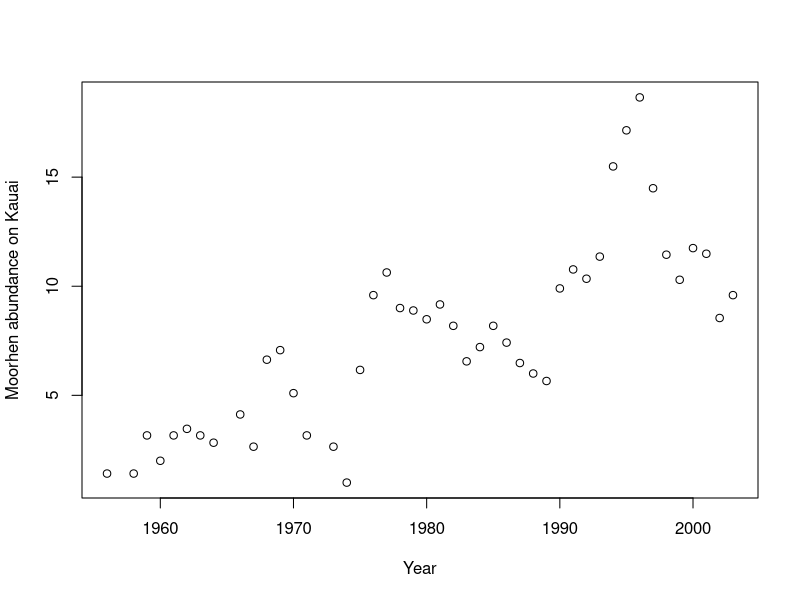
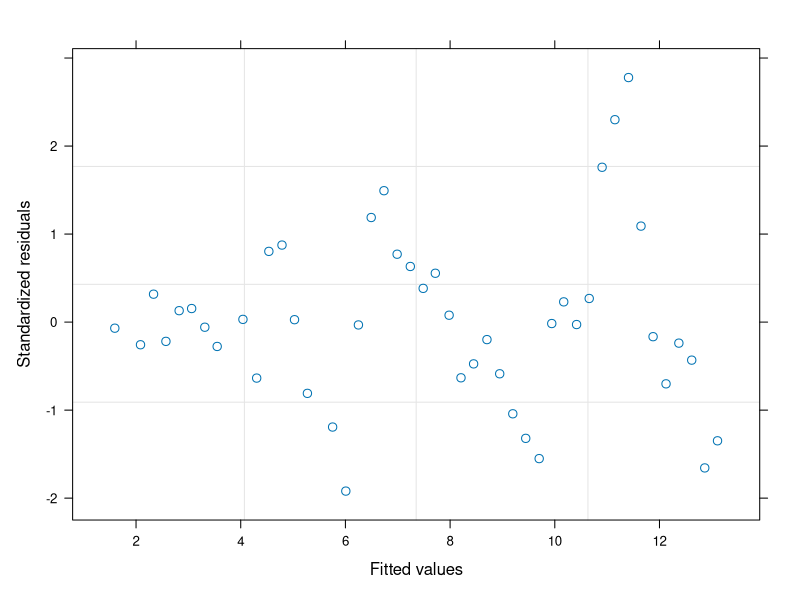
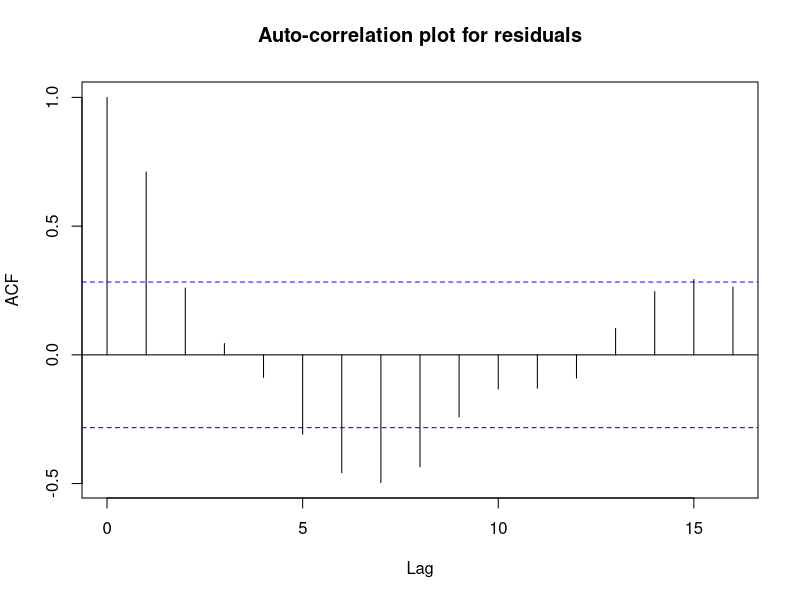
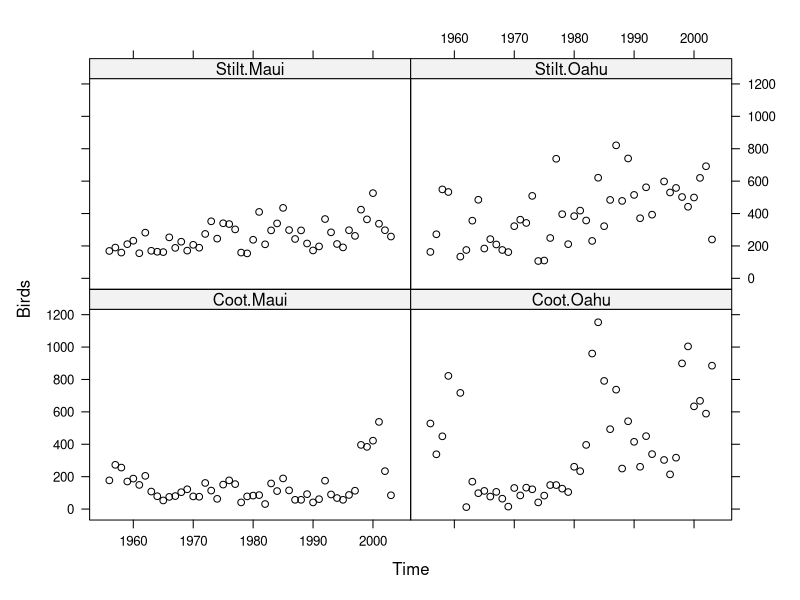

Write the R code that produced these figures, in order. (Note: this script raises an error after producing the figures.)
## ---- chunk 1
Hawaii <- read.delim("data/Hawaii.txt", header = TRUE)
head(Hawaii)
Hawaii$Birds <- sqrt(Hawaii$Moorhen.Kauai)
plot(Hawaii$Year, Hawaii$Birds, xlab= "Year", ylab= "Moorhen abundance on Kauai")
## ---- chunk 2

library(nlme)

M0 <- gls(Birds ~ Rainfall + Year, 
          na.action = na.omit, data = Hawaii) 
summary(M0)
## ---- chunk 3
plot(M0)
## ---- chunk 4
E <- residuals(M0, type = "normalized")
I1 <- !is.na(Hawaii$Birds)
Efull <- vector(length = length(Hawaii$Birds))
Efull <- NA
Efull[I1] <- E
acf(Efull, na.action = na.pass,
main = "Auto-correlation plot for residuals")
## ---- chunk 5

M1 <- gls(Birds ~ Rainfall + Year, na.action = na.omit, data = Hawaii, correlation = corCompSymm(form =~ Year))
summary(M1)

## ---- chunk 6

library(MASS)

AIC(M0, M1)
BIC(M0, M1)

## ---- chunk 7
M2 <- gls(Birds ~ Rainfall + Year, na.action = na.omit, data = Hawaii, correlation = corAR1(form =~ Year))

summary(M2)

## ---- chunk 8
AIC(M1, M2)
BIC(M1, M2)

## ---- chunk 9
cs1 <- corARMA(c(0.2), p = 1, q = 0)
cs2 <- corARMA(c(0.3, -0.3), p = 2, q = 0)

M3arma1 <-gls(Birds ~ Rainfall + Year, na.action = na.omit,
correlation = cs1, data = Hawaii)

M3arma2 <- gls(Birds ~ Rainfall + Year, na.action = na.omit,
correlation = cs2, data = Hawaii)

AIC(M3arma1, M3arma2)
## ---- chunk 10
Birds <- c(Hawaii$Stilt.Oahu, Hawaii$Stilt.Maui,
              Hawaii$Coot.Oahu, Hawaii$Coot.Maui)
Time <- rep(Hawaii$Year, 4)
Rain <- rep(Hawaii$Rainfall, 4)
ID <- factor(rep(c("Stilt.Oahu", "Stilt.Maui",
"Coot.Oahu", "Coot.Maui"), each = length(Hawaii$Year)))
## ---- chunk 11
library(lattice)

xyplot(Birds ~ Time | ID, col = 1)
## ---- chunk 12

library(mgcv)
vf1 <- varIdent(form=~1|ID)
BM1<-gamm(Birds ~ Rain + ID + s(Time,by=ID),
      weights=varIdent(form=~1|ID))


summary(BM1$gam)
## ---- chunk 13
BM2<-gamm(Birds~Rain+ID+
       s(Time,by=ID),
     correlation=corAR1(form=~Time |ID ),
     weights=varIdent(form=~1|ID))

BM3<-gamm(Birds~Rain*ID+
       s(Time,by=ID),
     correlation=corAR1(form=~Time |ID ),
     weights=varIdent(form=~1|ID))


anova(BM2$gam)
summary(BM2)

summary(BM3$gam)
AIC(BM1$lme, BM2$lme)
## ---- chunk 14
anova(BM2$gam)
## ---- chunk 15
par (mfrow = c (2,2))
plot(BM2$gam, scale = FALSE)
## ---- chunk 16
library(lattice)
E2 <- resid(BM2$lme, type = "normalized")
EAll <- vector(length = length(Birds))

EAll[] <- NA

I1 <- !is.na(Birds)

EAll[I1] <- E2
xyplot(EAll ~ Time | ID, col = 1, ylab = "Residuals")
## ---- chunk 17
Owls <- read.delim("data/Owls.txt", header = TRUE)

library(nlme)

Owls$LogNeg <- log10(Owls$NegPerChick + 1)
Form <- formula(LogNeg ~ SexParent * FoodTreatment + SexParent * ArrivalTime)

M2.gls <- gls(Form, method = "REML", data = Owls, correlation = corCompSymm(form =~ 1 | Nest))

summary(M2.gls)

## ---- chunk 18
library(lattice)

xyplot(LogNeg ~ ArrivalTime | Nest, data = Owls,
type = "h", col = 1, main = "Deprived", subset = (FoodTreatment == "Deprived"))

M3.gls <- gls(Form, method = "REML", data = Owls,
correlation = corAR1(form =~ 1 | FoodTreatment))

summary(M3.gls) 
